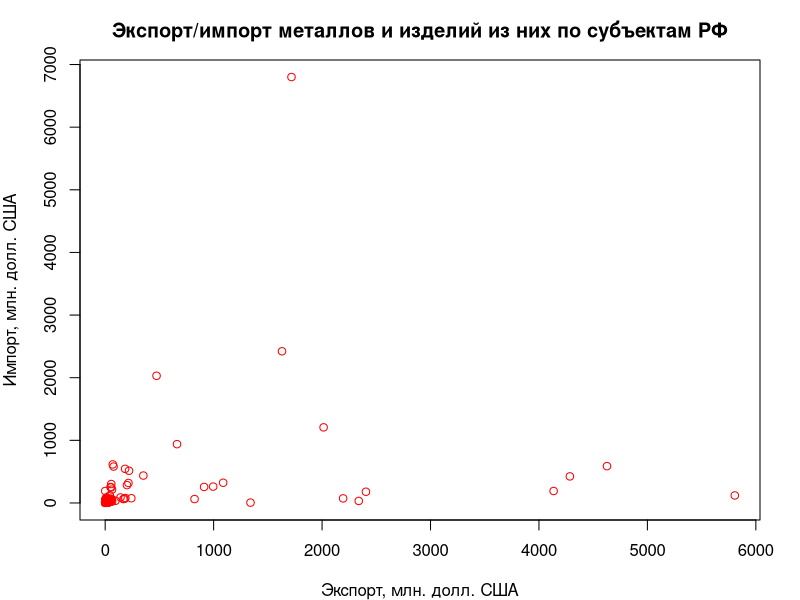
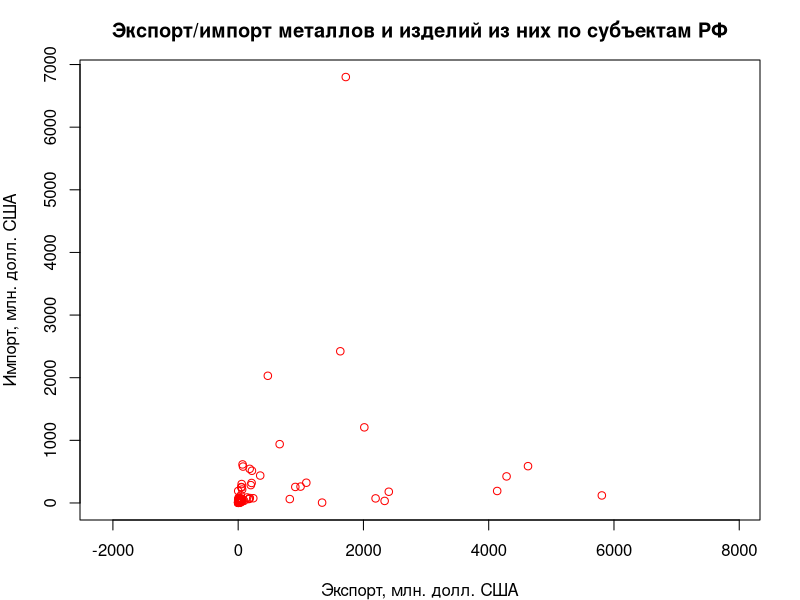
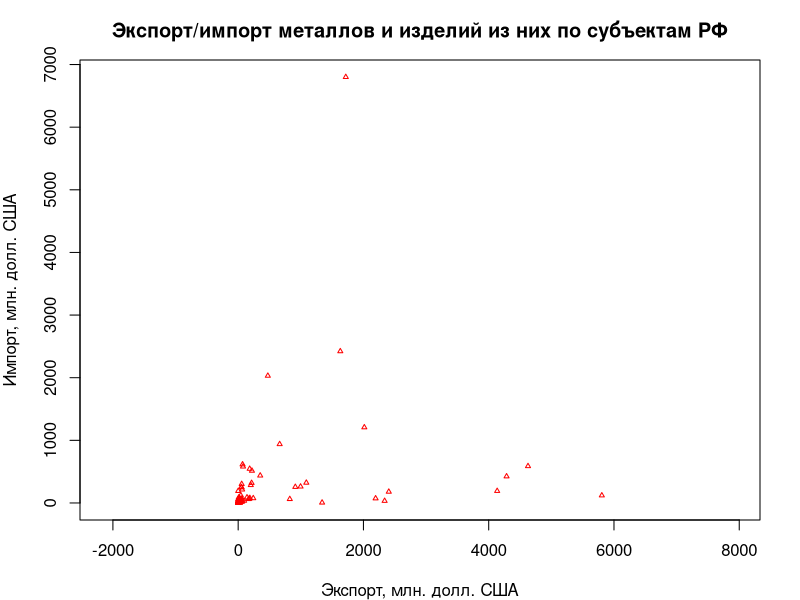
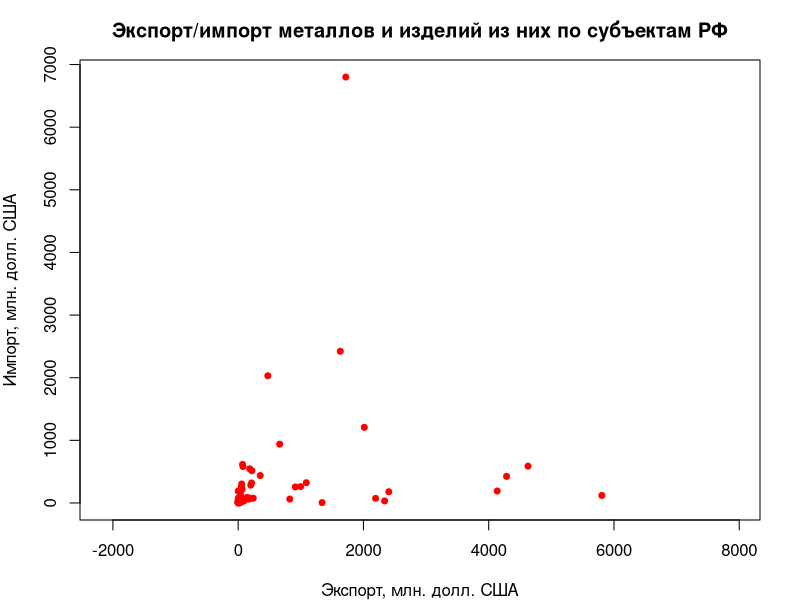
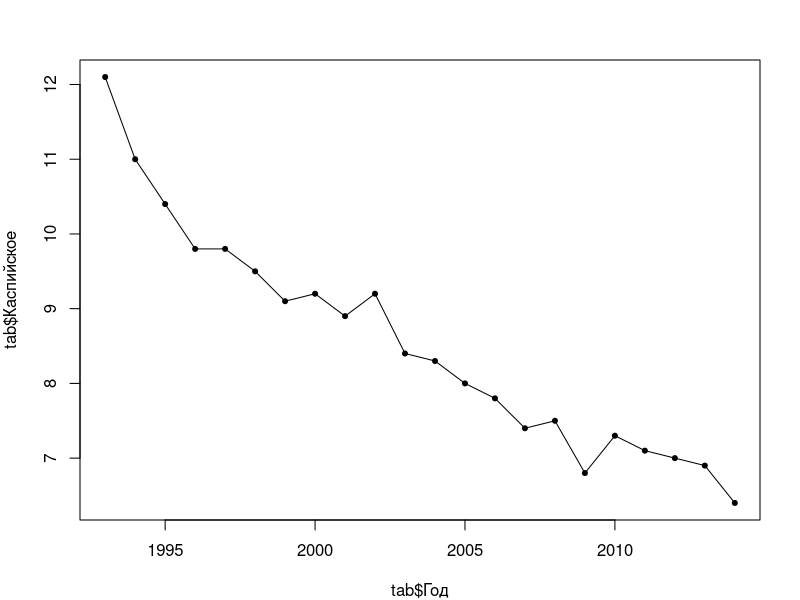
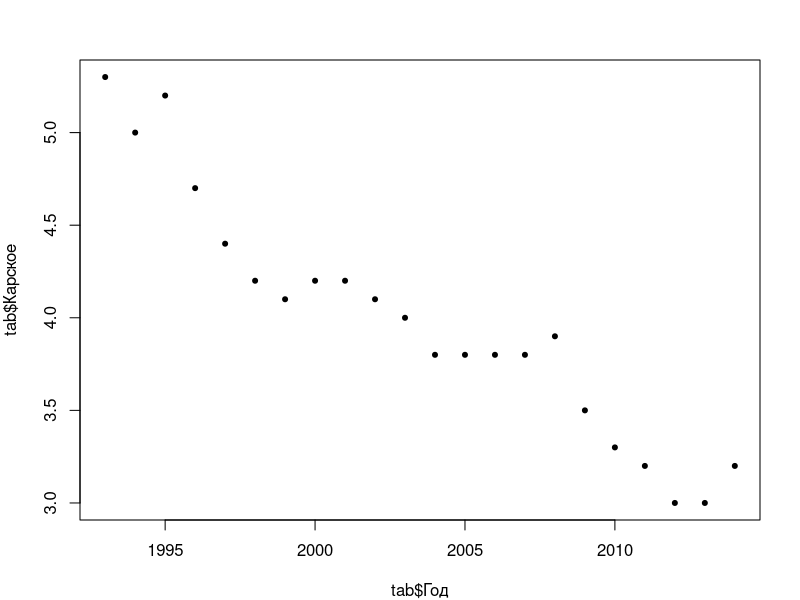
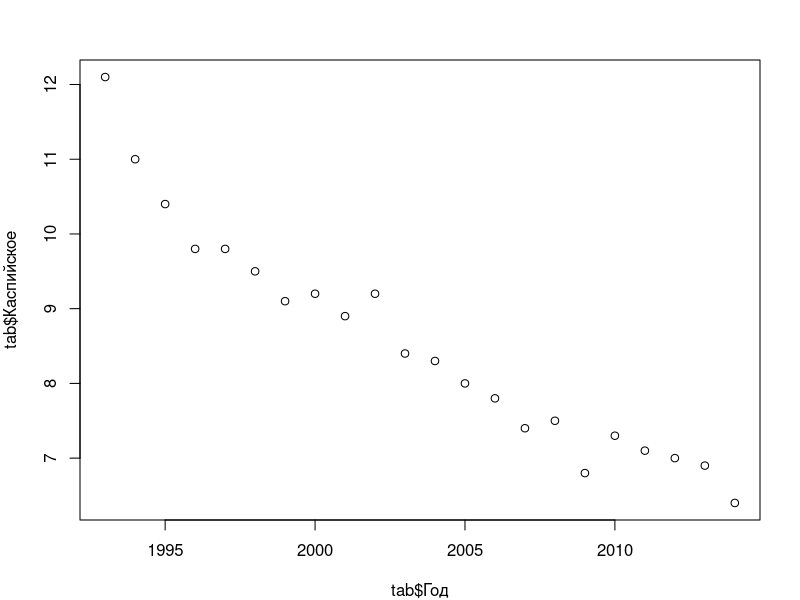
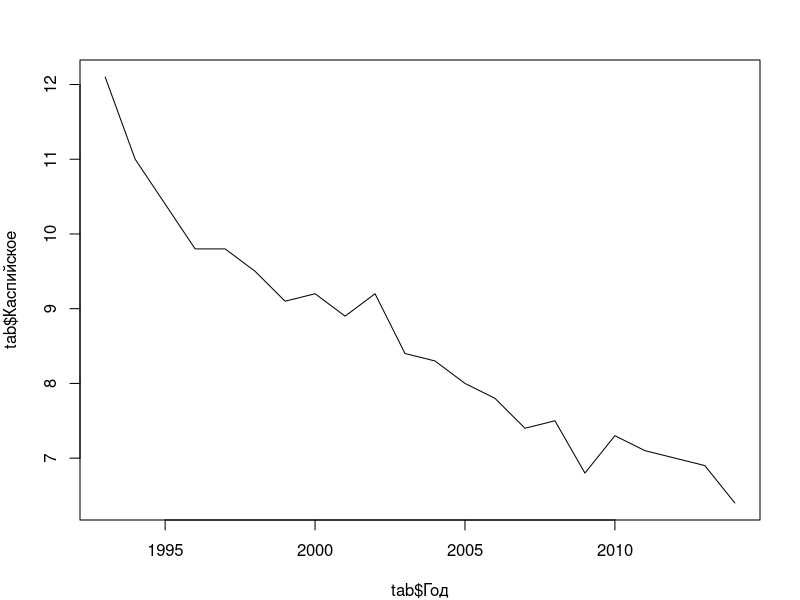

Write R code to recreate these figures, in order.
library(readxl)

# Прочтем таблицу по экспорту/импорту продукции в регионах России 
types <- c("text", rep("numeric", 12))
tab <- as.data.frame(read_excel("ExpImp.xlsx", 1, col_types = types))
str(tab)
# Выгрузим данные по федеральным округам в отдельную таблицу
filter <- grep("федеральный округ", tab$Регион)
okr <- tab[filter, ]

# Отсортируем данные по федеральным округам в алфавитном порядке:
okr <- okr[order(okr$Регион), ]

# Выгрузим данные по субъектам в отдельную таблицу
filter <- grepl("федеральный округ|Федерация|числе",tab$Регион)
sub <- tab[!filter, ]
par(mar=c(4,4,3,2))
# Диаграмма рассеяния по экспорту и импорту:
plot(sub$МетЭкспорт, 
     sub$МетИмпорт,
     col="red", 
     xlab="Экспорт, млн. долл. США", 
     ylab = "Импорт, млн. долл. США", 
     main = "Экспорт/импорт металлов и изделий из них по субъектам РФ")
plot(sub$МетЭкспорт, 
     sub$МетИмпорт, 
     col="red", 
     xlab="Экспорт, млн. долл. США", 
     ylab = "Импорт, млн. долл. США", 
     main = "Экспорт/импорт металлов и изделий из них по субъектам РФ", 
     asp = 1)
plot(sub$МетЭкспорт, 
     sub$МетИмпорт, 
     col="red", 
     xlab="Экспорт, млн. долл. США", 
     ylab = "Импорт, млн. долл. США", 
     main = "Экспорт/импорт металлов и изделий из них по субъектам РФ", 
     asp = 1,
     pch = 2, 
     cex = 0.5)
plot(sub$МетЭкспорт, 
     sub$МетИмпорт, 
     col="red", 
     xlab="Экспорт, млн. долл. США", 
     ylab = "Импорт, млн. долл. США", 
     main = "Экспорт/импорт металлов и изделий из них по субъектам РФ", 
     asp = 1,
     pch = 20, 
     cex = 1.2)
tab <- read.csv2("oxr_vod.csv", encoding = 'UTF-8')
plot(tab$Год, tab$Каспийское, pch=20) # для начала нанесем точки
lines(tab$Год, tab$Каспийское) # теперь нанесем линии
plot(tab$Год, tab$Карское,pch=20)
plot(tab$Год, tab$Каспийское, type="p")
plot(tab$Год, tab$Каспийское, type="l")
plot(tab$Год, tab$Каспийское, type="b")
plot(tab$Год, tab$Каспийское, type="c")
plot(tab$Год, tab$Каспийское, type="o")
plot(tab$Год, tab$Каспийское, type="h")
plot(tab$Год, tab$Каспийское, type="s")
plot(tab$Год, tab$Каспийское, type="l", lwd = 2, lty = 1)
plot(tab$Год, tab$Каспийское, type="l", lwd = 3, lty = 2)
plot(tab$Год, tab$Каспийское, type="l", lwd = 1, lty = 3)
plot(tab$Год, 
     tab$Каспийское, 
     pch=20, 
     type="o", 
     ylim = c(0,12), 
     col="red3")

# Добавим теперь на существующий график новый ряд данных, используя функции points() и lines():
points(tab$Год, tab$Карское, pch=20, col="forestgreen")
lines(tab$Год, tab$Карское, pch=20, col="forestgreen")
xrange = range(tab$Год) # вычислим диапазон по оси X
yrange = range(tab$Каспийское, tab$Карское, tab$Азовское) # вычислим диапазон по оси Y

# Построим пустой график, охватывающий полный диапазон данных, и имеющий все необходимые сопроводительные элементы
plot(xrange,
     yrange,
     main="Объем сброса загрязненных сточных вод", 
     xlab="Год", 
     ylab="млрд.куб.м",
     type = "n") # n означает, что ряд данных рисоваться не будет

# Теперь добавим на график ряды данных
points(tab$Год, tab$Каспийское, pch=20, col="red3")
lines(tab$Год, tab$Каспийское, pch=20, col="red3")

points(tab$Год, tab$Карское, pch=20, col="forestgreen")
lines(tab$Год, tab$Карское, pch=20, col="forestgreen")

points(tab$Год, tab$Азовское, pch=20, col="steelblue")
lines(tab$Год, tab$Азовское, pch=20, col="steelblue")
plot(okr$МетЭкспорт, 
     okr$МетИмпорт, 
     col=rgb(1,0,0,0.5), 
     xlab="Экспорт, млн. долл. США", 
     ylab = "Импорт, млн. долл. США", 
     main = "Экспорт/импорт металлов и изделий из них по ФО РФ (2013 г.)", 
     asp = 1,
     pch = 20, 
     cex = 2+log(sub$МетИмпорт/sub$МетЭкспорт)) # размер кружка зависит от соотношения импорта и экспорта
hist(sub$ПродЭкспорт)
# Карманы будут от 0 до 3000 через 100. Заодно добавим цвет:
hist(sub$ПродЭкспорт, breaks = seq(0,3000,100), col="olivedrab3")
hist(sub$ПродЭкспорт[sub$ПродЭкспорт < 300], col = "olivedrab3", breaks = seq(0, 300, 20))
hist(log(sub$ПродЭкспорт), col = "olivedrab3")
barplot(okr$ХимЭкспорт)

# Или даже просто вектор натуральных чисел от -5 до 5:
barplot(-5:5)

# Если у каждого столбика есть название, 
# нужно передать вектор названий в аргумент names.arg = 
barplot(okr$ХимЭкспорт, names.arg = okr$Регион)

# при наличии длинных подписей удобнее столбчатую диаграмму разместить горизонтально, используя параметр horiz = TRUE.
barplot(okr$ХимЭкспорт, names.arg = okr$Регион, horiz=TRUE)
barplot(okr$ХимЭкспорт, names.arg = okr$Регион, horiz=TRUE, las = 1)
names <- sub("федеральный округ", "", okr$Регион) # "" - означает пустая строка
barplot(okr$ХимЭкспорт, names.arg = names, horiz = TRUE, las = 1)
# mar=c(bottom, left, top, right)
# The default is c(5, 4, 4, 2) + 0.1.
margins.default <- par("mar") # запишем текущее значение, чтобы восстановить его потом
par(mar = c(5, 10, 4, 2)) # увеличим поле left до 10 условных единиц
barplot(okr$ХимЭкспорт, names.arg = names, horiz=TRUE, las = 1)
barplot(okr$ХимЭкспорт, 
        names.arg = names, 
        main = "Экспорт продукции химической промышленности", 
        xlab = "млн долл. США", 
        horiz = TRUE, 
        las = 1)

# Чтобы увеличить диапазон оси X, можно использовать параметр xlim = c(min, max):
barplot(okr$ХимЭкспорт, 
        names.arg = names, 
        main = "Экспорт продукции химической промышленности", 
        xlab = "млн долл. США", 
        horiz = TRUE, 
        las = 1, 
        xlim = c(0,12000))
par(mar = c(5, 5, 5, 5)) # установим поля

pie(okr$ХимЭкспорт)

# вместо номеров можно использовать подписи секторов, добавив второй параметр:
pie(okr$ХимЭкспорт, names)

# в каждую метку можно добавить процент данного округа в общей массе. Для этого его нужно сначала посчитать:
percentage <- 100 * okr$ХимЭкспорт / sum(okr$ХимЭкспорт)

# и округлить до 1 знака после запятой:
percentage <- round(percentage, digits = 1)

names2<-paste(names, " (", percentage, "%)", sep = "")

# Используем для аннотирования круговых секторов:
pie(okr$ХимЭкспорт, names2)

# Добавить заголовок можно также с помощью параметра main =
pie(okr$ХимЭкспорт, names2, main = "Доля федеральных округов в экспорте продукции химической промышленности")
pie(okr$ХимЭкспорт, names2, main = "Доля федеральных округов в экспорте \n продукции химической промышленности")
pie(okr$ХимЭкспорт, 
    names2, 
    main = "Доля федеральных округов в экспорте \n продукции химической промышленности", 
    clockwise = TRUE)
head(colors())
par(mar = c(5, 10, 4, 2)) # увеличим поле left до 10 условных единиц
barplot(okr$ХимЭкспорт, 
        names.arg = names, 
        main = "Экспорт продукции химической промышленности", 
        xlab = "млн долл. США", 
        horiz = TRUE, 
        las = 1, 
        xlim = c(0,12000), 
        col = "steelblue")
violet = rgb(0.4, 0, 0.6)
barplot(okr$ХимЭкспорт, 
        names.arg = names, 
        main = "Экспорт продукции химической промышленности", 
        xlab = "млн долл. США", 
        horiz = TRUE, 
        las = 1, 
        xlim = c(0,12000), 
        col = violet)
violet.transp = adjustcolor(violet, alpha = 0.5)
barplot(okr$ХимЭкспорт, 
        names.arg = names, 
        main = "Экспорт продукции химической промышленности", 
        xlab = "млн долл. США", 
        horiz = TRUE, 
        las = 1, 
        xlim = c(0,12000), 
        col = violet.transp)

green.transp = rgb(0, 1, 0, 0.5) # появился четвертый параметр
barplot(okr$ХимЭкспорт, 
        names.arg = names, 
        main = "Экспорт продукции химической промышленности", 
        xlab = "млн долл. США", 
        horiz = TRUE, 
        las = 1, 
        xlim = c(0,12000), 
        col = green.transp)
colors <- c("red", "green", "blue", "orange", "yellow", "pink", "white","black")

barplot(okr$ХимЭкспорт, 
        names.arg = names, 
        main = "Экспорт продукции химической промышленности", 
        xlab = "млн долл. США", 
        horiz = TRUE, 
        las = 1, 
        xlim = c(0,12000), 
        col = colors)
colors <- rep("gray", 8) # сделаем 8 серых цветов
colors[2] <- "red"
colors[7] <- "red"
barplot(okr$ХимЭкспорт, 
        names.arg = names, 
        main = "Экспорт продукции химической промышленности", 
        xlab = "млн долл. США", 
        horiz = TRUE, 
        las = 1, 
        xlim = c(0,12000), 
        col = colors)
colors<-c("gray","steelblue")
barplot(okr$ХимЭкспорт, 
        names.arg = names, 
        main = "Экспорт продукции химической промышленности", 
        xlab = "млн долл. США", 
        horiz =TRUE, 
        las = 1, 
        xlim = c(0, 12000), 
        col = colors)
# задаем 2 опорных цвета: черный  белый
palet<-colorRampPalette(c("black","white")) 

# и автоматически генерируем 8 цветов между ними:
colors<-palet(8)

# используем их для отображения:
barplot(okr$ХимЭкспорт, 
        names.arg = names, 
        main = "Экспорт продукции химической промышленности", 
        xlab = "млн долл. США", 
        horiz = TRUE, 
        las = 1, 
        xlim = c(0, 12000), 
        col= colors)

# вы можете включить в палитру произвольное количество цветов:
palet<-colorRampPalette(c("steelblue","white","purple4")) 
colors<-palet(8)
barplot(okr$ХимЭкспорт, 
        names.arg = names, 
        main = "Экспорт продукции химической промышленности", 
        xlab = "млн долл. США", 
        horiz=TRUE, 
        las = 1, 
        xlim = c(0, 12000), 
        col= colors)
pie(okr$ХимЭкспорт, names2, main = "Доля федеральных округов в экспорте \n продукции химической промышленности", col=rainbow(length(names2)))
pie(okr$ХимЭкспорт, names2, main = "Доля федеральных округов в экспорте \n продукции химической промышленности", col=sample(colors(),5))
library(RColorBrewer) # Откроем библиотеку RColorBrewer:
display.brewer.all() # Посмотрим, какие в ней имеются палитры
# выберем цвета из палитры Set2 по количеству секторов в круге:
colors <- brewer.pal(length(names2),"Set1")

# И используем их при визуализации
par(mar = c(5, 5, 5, 5)) # установим поля
pie(okr$ХимЭкспорт, names2, main = "Доля федеральных округов в экспорте \n продукции химической промышленности", col=colors)

# Попробуем палитру Accent:
pie(okr$ХимЭкспорт, names2, main = "Доля федеральных округов в экспорте \n продукции химической промышленности", col=brewer.pal(length(names2),"Accent"))
plot(tab$Год, 
     tab$Каспийское, 
     pch=20, 
     type="o", 
     ylim = c(0,12), 
     col="red3", 
     main="Объем сброса загрязненных сточных вод", 
     xlab="Год", 
     ylab="млрд.куб.м",
     cex.axis=0.8, 
     cex.lab=0.7, 
     cex.main=0.9, 
     cex = 0.8)

points(tab$Год, tab$Карское, pch=20, col="forestgreen",cex = 0.8)
lines(tab$Год, tab$Карское, pch=20, col="forestgreen")

points(tab$Год, tab$Азовское, pch=20, col="steelblue",cex = 0.8)
lines(tab$Год, tab$Азовское, pch=20, col="steelblue")
plot(tab$Год, 
     tab$Каспийское, 
     pch=20, 
     type="o", 
     ylim = c(0,12), 
     col="red3", 
     main="Объем сброса загрязненных сточных вод", 
     xlab="Год", 
     ylab="млрд.куб.м",
     cex.axis=0.8, 
     cex.lab=0.7, 
     cex.main=0.9, 
     col.lab = "grey50", 
     fg = "grey40")
points(tab$Год, tab$Карское, pch=20, col="forestgreen")
lines(tab$Год, tab$Карское, pch=20, col="forestgreen")
points(tab$Год, tab$Азовское, pch=20, col="steelblue")
lines(tab$Год, tab$Азовское, pch=20, col="steelblue")
plot(tab$Год, 
     tab$Каспийское,
     type = "l",
     axes = FALSE)

axis(side = 1, 
     at = seq(min(tab$Год), max(tab$Год), 1),
     tck = -0.02,
     labels = FALSE) # разметим ось X через 1 год, но рисовать подписи не будем

axis(side = 1, 
     at = seq(min(tab$Год), max(tab$Год), 3), # а подписи расставим через 3 года
     tck = 0) # но рисовать метки не будем

# разметим ось Y через 1 млрд куб. м., округлив предварительно минимальное и максимальное значение до ближайшего целого снизу и сверху соответственно
axis(side = 2, 
     at = seq(floor(min(tab$Каспийское)), ceiling(max(tab$Каспийское)), 1),
     tck = -0.02) 

box() # добавим рамку для красоты
plot(tab$Год, 
     tab$Каспийское,
     type = "l",
     col = "red")
grid()
plot(tab$Год, 
     tab$Каспийское,
    type = "l",
    col = "red")
grid(10, 5)
plot(tab$Год, 
     tab$Каспийское, 
     type="n") # режим 'n' позволяет ничего не рисовать, но заложить поле графика в соответствии с данными, указанными в параметрах x и y

# Вычисляем линии сетки
xlines <- seq(min(tab$Год), max(tab$Год), 1)
ylines <- seq(ceiling(min(tab$Каспийское)),
              floor(max(tab$Каспийское)), 1)

# Рисуем линии сетки
abline(h = ylines, v = xlines, col = "lightgray")

# Рисуем график
lines(tab$Год, 
     tab$Каспийское, 
     col="red3")
points(tab$Год, 
     tab$Каспийское,
     pch = 20,
     col="red3")

# Выделяем значение 10 по оси Y:
abline(h = 10, col = "blue", lwd = 2)

# Рисуем дополнительно рамку, т.к. сетку координат мы рисовали после графика
box()
## text(tab$Год,
##      tab$Каспийское,
##      labels = tab$Каспийское,
##      cex = 0.75,
##      pos = 3)
par(mar = margins.default)

# Найдем ограничивающий прямоугольник вокруг всех рядов данных
xrange = range(tab$Год)
yrange = range(tab$Каспийское, tab$Карское, tab$Азовское)

# Построим пустой график с разметкой осей и всеми заголовками
plot(xrange, 
     yrange, 
     type="n", 
     main="Объем сброса загрязненных сточных вод", 
     xlab="Год", 
     ylab="млрд.куб.м",
     cex.axis=0.8, 
     cex.lab=0.7, 
     cex.main=0.9, 
     col.lab = "grey50", 
     fg = "grey40")

# Добавим на график сетку координат
grid()

# Добавим на график данные
points(tab$Год, tab$Каспийское, pch=20, col="red3")
lines(tab$Год, tab$Каспийское, pch=20, col="red3")

points(tab$Год, tab$Карское, pch=20, col="forestgreen")
lines(tab$Год, tab$Карское, pch=20, col="forestgreen")

points(tab$Год, tab$Азовское, pch=20, col="steelblue")
lines(tab$Год, tab$Азовское, pch=20, col="steelblue")

# Определим положение, названия и цвета:
main <- "Море"
location <- "topright"
labels <- c("Каспийское", "Карское", "Азовское")
colors <- c("red3", "forestgreen", "steelblue")

# Если цвет передать в параметр fill, то по умолчанию
# нарисуются цветовые плашки:
legend(location, labels, title = main, fill=colors)
## pts <- c(20, 20, 20) # каждый элемент показывается точкой типа 20
## lns <- c(1, 1, 1) # каждый элемент показывается линией толщиной 1
## 
## # теперь посмотрим на легенду (она нарисуется поверх старой)
## legend(location, labels, title = main, col = colors, pch = pts, lwd = lns)
